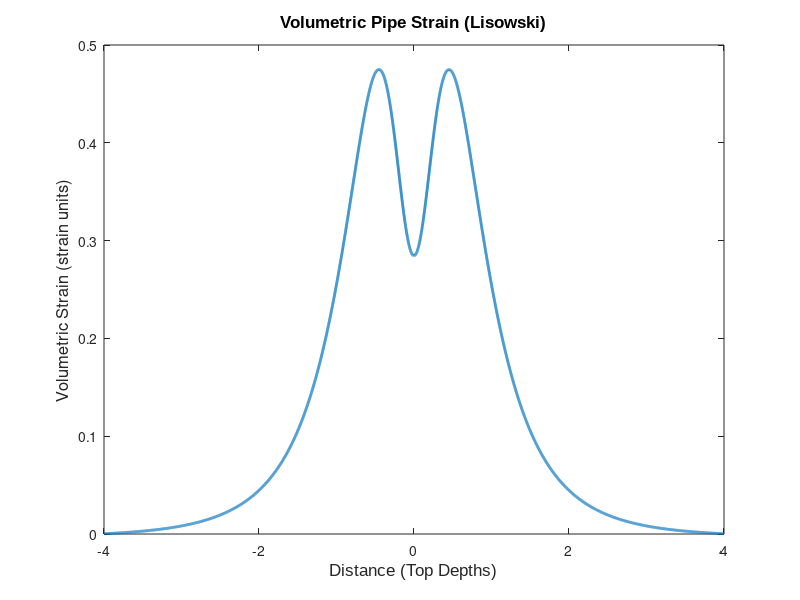

Write MATLAB code to recreate this figure.
% Function to calculate volumetric surface strain from a
% prolate source at depth

%--------------------------------------------------

%variables:

%c1 = top depth of pipe
%c2 = bottom of the pipe
%r = sqrt(x^2 + y^2)
%R1 = sqrt(r^2 + c1^2)
%R2 = sqrt(r^2 + c2^2) 
% a = source radius [m]
% P = source pressure difference from surround [Pa]
% nu = Poisson Ratio
% G = Shear Modulus (Rigidity) [Pa]
% E = Young's Modulus [Pa]
% x = radial distance on the surface [m]
% y = ?
% ur = radial displacement

%----------------------------------------------------

clear all
close all
%Inputs

c1 = 1000;
c2 = 50000;
x = -4000:1:4000;
y = -4000:1:4000;
%r = -50000:50:50000;
r = sqrt(x.^2 + y.^2);
R1 = sqrt(r.^2 + c1.^2);
R2 = sqrt(r.^2 + c2.^2); 
a = 500;
P = 10e6;
nu = 0.25;
G = 8e9;


%----------------------------------------------------
%calculations for ur

ur = (a^2*P)/(4*G);
j = (c1.^3)./R1.^3; 
k = (2*c1*(-3+5*nu))./R1; 
l = (5*c2.^3*(1-2*nu)-2*c2*r.^2*(-3+5*nu))./R2.^3; 
ur = ur*(j+k+l);
ur = ur.*(x./r.^2);


%------------------------------------------------------
%calculations for tangential pipe strain

%E00 = ur/x
Normal= (a^2*P)./(4*G*c1.^2); 

tang_strain=ur./r;

norm_tang_strain=tang_strain./Normal;

%--------------------------------------------------------
%calculations for radial pipe strain

%Err = diff ur/ diff x
a = diff(ur);
b = diff(x);

rad_strain=a./b;

norm_rad_strain=rad_strain./Normal;

%--------------------------------------------------------
%calculations for volumetric pipe strain

%EV = (1-2*nu/1-nu)*(Err+E00)
volumetric_pipe=(1-2*nu./1-nu)*(rad_strain + tang_strain(:,1:max(size(tang_strain))-1));

norm_volumetric_pipe=((1-(2*nu))./(1-nu))*(norm_rad_strain + abs(norm_tang_strain(1:8000)));
%norm_volumetric_pipe=volumetric_pipe./Normal;

top_depth = x./c1;

%----------------------------------------------------------------
%Plot Graph

plot (top_depth(1:8000),norm_volumetric_pipe, 'LineWidth', 2)


%----------------------------------------------------------------------------------
% Tidy Graph
%----------------------------------------------------------------------------------

% Set Graph Title in fontsize
title('Volumetric Pipe Strain (Lisowski)', 'FontSize', 12, 'FontName', 'Arial');

% Set Axis
xlabel('Distance (Top Depths)', 'FontSize', 12, 'FontName', 'Arial')
ylabel('Volumetric Strain (strain units)', 'FontSize', 12)

% Set Graph Background Color
set(gca,'Color',[1 1 1]);

% Show Grid Lines
%grid minor
%grid
grid off

% Set Graph Limits
%xMin xMax yMin yMax
%axis([-1.e4 1.e4 -2e-7 10.5e-6])
waitforbuttonpress()

%legend command
%line_1_name = 'Analytical Model';
%line_2_name = 'Numerical Model';
%legend(line_1_name, line_2_name, 'Location','NorthEast')

%----------------------------------------------------------------------------------
% Save high resolution version of graph to working directory
%----------------------------------------------------------------------------------

% Save figure 1 to jpeg,called output_test.jpg
% at a resolution of 500 dots per inch
% text is (for commercial print) 300
% images are 2000
print(1,'-djpeg','lisowski_pipe_volumetric','-r500')

%----------------------------------------------------------------------------------

